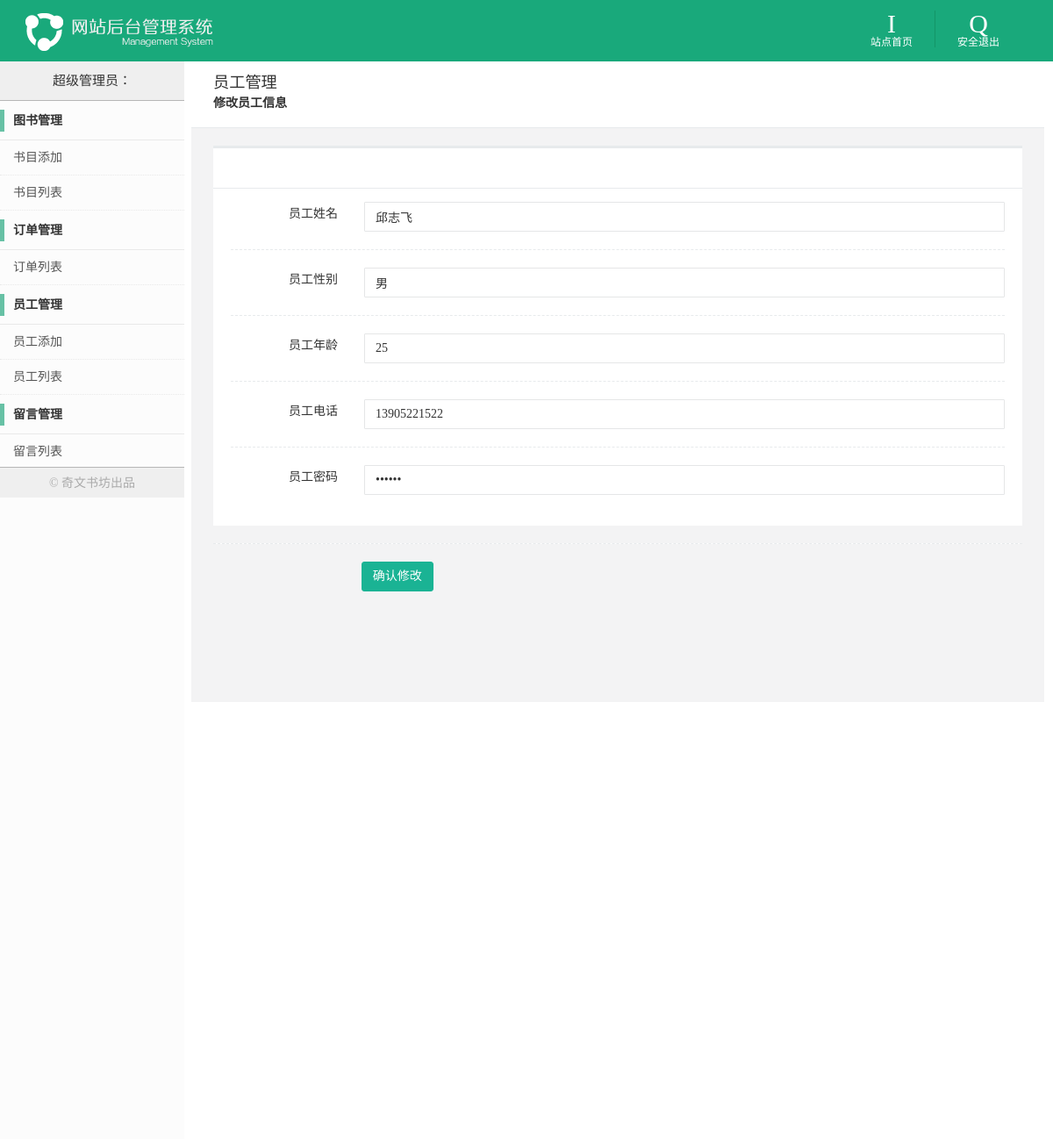
The page /后台管理/modstaff.php?id=100004 on the database its author committed.
### tables this page shows
CREATE TABLE `staff_info` (
  `staff_id` char(6) NOT NULL,
  `staff_name` varchar(20) DEFAULT NULL,
  `staff_sex` varchar(2) DEFAULT NULL,
  `staff_age` tinyint(4) DEFAULT NULL,
  `staff_tel` char(11) DEFAULT NULL,
  `staff_password` varchar(14) DEFAULT NULL,
  `staff_store` char(6) DEFAULT NULL,
  PRIMARY KEY (`staff_id`)
);

### 后台管理/modstaff.php (the view, shortened to what this page needs)
<!DOCTYPE html>
<html>
<head>
    <link rel="stylesheet" type="text/css" href="css/style.css">
    <link rel="stylesheet" type="text/css" href="css/plugins/toastr/toastr.min.css">
    <link rel="stylesheet" type="text/css" href="css/plugins/toastr/toastr.min.css">
    <link rel="stylesheet" type="text/css" href="css/plugins/sweetalert/sweetalert.css">
    <link rel="stylesheet" type="text/css" href="css/index.css">
    <link rel="stylesheet" type="text/css" href="css/bootstrap.min.css">
    <link rel="stylesheet" type="text/css" href="css/font-awesome.css">
    <link rel="stylesheet" type="text/css" href="css/animate.css">
    <link rel="stylesheet" type="text/css" href="css/newstyle2.css">
    <link rel="stylesheet" type="text/css" href="css/plugins/summernote/summernote.css">
    <link rel="stylesheet" type="text/css" href="css/plugins/summernote/summernote-bs3.css">
    <link rel="stylesheet" type="text/css" href="css/style.css">
</head>
<body>
<header>
    <h1><img src="images/admin_logo.png"/></h1>
    <ul class="rt_nav">
        <li><a href="admin_index.php" class="website_icon">站点首页</a></li>
        <li><a href="admin_logout.php" class="quit_icon">安全退出</a></li>
    </ul>
</header>
<aside class="lt_aside_nav content mCustomScrollbar">
    <h2>
        <?php
        echo'超级管理员：'.$_SESSION['staff_name'];
        ?>
    </h2>
    <ul>
        <li>
            <dl>
                <dt>图书管理</dt>
                <dd><a href="addproduct.php">书目添加</a></dd>
                <dd><a href="product_list.php">书目列表</a></dd>
            </dl>
        </li>
        <li>
            <dl>
                <dt>订单管理</dt>
                <dd><a href="order_list.php" >订单列表</a></dd>
            </dl>
        </li>
        <li>
            <dl>
                <dt>员工管理</dt>
                <dd><a href="addstaff.php">员工添加</a></dd>
                <dd><a href="staff_list.php" >员工列表</a></dd>
            </dl>
        </li>
        <li>
            <dl>
                <dt>留言管理</dt>
                <dd><a href="admin_guestbook.php" >留言列表</a></dd>
            </dl>
        </li>
        <li>
            <p class="btm_infor">© 奇文书坊出品</p>
        </li>
    </ul>
</aside>
<section class="rt_wrap content mCustomScrollbar">
    <div id="wrapper">
        <div id="page-wrapper" class="gray-bg dashbard-1">
            <div class="row wrapper border-bottom white-bg page-heading">
                <div class="col-lg-9">
                    <h1>员工管理</h1>
                    <ol class="breadcrumb">
                        <li class="active">
                            <strong>修改员工信息</strong>
                        </li>
                    </ol>
                </div>
            </div>
            <div class="wrapper wrapper-content animated fadeInRight">
                <div class="row">
                    <div class="col-lg-12">
                        <div class="ibox float-e-margins">
                            <div class="ibox-title">
                                <div class="ibox-tools">
                                    <a class="collapse-link">
                                        <i class="fa fa-chevron-up"></i>
                                    </a>
                                </div>
                            </div>
                            <div class="ibox-content">
                                <form action="staff_operate.php?id=<?=$_GET['id']?>" method="post" id="addproduct_form" class="form-horizontal">
								<?php
								$servername = "localhost";
								$username = "root";
								$password = "";
								$dbname = "bookstore";
								$conn = new mysqli($servername, $username, $password, $dbname);
								mysqli_query($conn, "set names 'UTF8'");
								$staff_id=$_GET['id'];
								$sql="SELECT * from staff_info where staff_id='$staff_id'";
								$r=mysqli_query($conn,$sql);
								$row=mysqli_fetch_array($r);
								?>
                                    <div class="form-group">
                                        <text class="col-sm-2 control-label">员工姓名</text>
                                        <div class="col-sm-10">
                                            <input type="text" class="form-control" name="staffname" required="" value=<?php echo $row["staff_name"];?> id="bookname" placeholder="请输入员工姓名">
                                        </div>
                                    </div>
                                    <div class="hr-line-dashed"></div>
                                    <div class="form-group">
                                        <text class="col-sm-2 control-label">员工性别</text>
                                        <div class="col-sm-10">
                                            <input type="text" class="form-control" name="staffsex"  id="bookid" required="" value=<?php echo $row["staff_sex"];?> placeholder="请输入员工性别">
                                        </div>
                                    </div>
                                    <div class="hr-line-dashed"></div>
                                    <div class="form-group">
                                        <text class="col-sm-2 control-label">员工年龄</text>
                                        <div class="col-sm-10">
                                            <input type="text" class="form-control" name="staffage"  id="authorname" required="" value=<?php echo $row["staff_age"];?> placeholder="请输入员工年龄">
                                        </div>
                                    </div>
                                    <div class="hr-line-dashed"></div>
                                    <div class="form-group">
                                        <text class="col-sm-2 control-label">员工电话</text>
                                        <div class="col-sm-10">
                                            <input type="text" class="form-control" name="stafftel"  id="authorid" required="" value=<?php echo $row["staff_tel"];?> placeholder="请输入员工电话">
                                        </div>
                                    </div>
                                    <div class="hr-line-dashed"></div>
                                    <div class="form-group">
                                        <text class="col-sm-2 control-label">员工密码</text>
                                        <div class="col-sm-10">
                                            <input type="password" class="form-control" name="staffpassword" id="authorid" required="" value=<?php echo $row["staff_password"];?> placeholder="请输入员工密码">
                                        </div>
                                    </div>
                            </div>
                            <div class="hr-line-dashed"></div>
                            <div class="form-group">
                                <div class="col-sm-4 col-sm-offset-2">
                                    <button class="btn btn-primary new-pro" type="submit" id="addbook_button" >确认修改</button>
                                </div>
                            </div>
                        </div>
                    </div>
                </div>
            </div>
        </div>
    </div>
</section>
</body>
</html>

### CSS/style.css (style rules this page uses)
html { overflow-y:hidden; }
body { margin:0;height:100%; }
button,input,optgroup,select,textarea { color:inherit;font:inherit;margin:0 }
button,html input[type=button],input[type=reset],input[type=submit] { -webkit-appearance:button;cursor:pointer }
input,select,button { outline:none; }
img { vertical-align:middle;border:0 }
html { font-size:50px;-webkit-tap-highlight-color:transparent;height:100%;min-width:320px;overflow-x:hidden }
body { font-family:"Microsoft YaHei";font-size:.28em;line-height:1;color:#333;background-color:white; }
.h1,.h2,.h3,.h4,.h5,.h6,h1,h2,h3,h4,h5,h6 { font-weight:500;line-height:1.1 }
.h1,.h2,.h3,h1,h2,h3 { margin-top:.28rem;margin-bottom:.14rem }
.h1,h1 { font-size:.364rem }
.h2,h2 { font-size:.2996rem }
button,input,select,textarea { font-family:inherit;font-size:inherit;line-height:inherit }
a { color:#06c1ae;text-decoration:none;outline:0 }
ul { margin:0;padding:0;list-style-type:none }
h6,p { line-height:1.41;text-align:justify;margin:-.2em 0;word-break:break-all }
header { background:#19a97b;overflow:hidden; }
header h1 { margin:0;float:left;margin-left:1%; }
header h1 img { width:auto;max-width:300px;height:70px; }
header .rt_nav { float:right;overflow:hidden;margin-right:3%;margin-top:12px; }
header .rt_nav li { float:left;padding:0 25px;text-align:center;border-right:1px #139667 solid; }
header .rt_nav li:last-child { border:none; }
header .rt_nav li a { color:white;font-size:12px;text-shadow:0 0 1px #20af83;display:block; }
header .rt_nav li a:before { font-family:'adminthemesregular';color:white;font-size:30px;display:block; }
header .rt_nav li .website_icon:before { content:"I"; }
header .rt_nav li .quit_icon:before { content:"Q"; }
.lt_aside_nav { width:210px;height:100%;position:absolute;top:70px;left:0;background:#fcfcfc; }
.lt_aside_nav h2 { text-align:center;border-bottom:1px #b6b6b6 solid;margin:0;height:45px;line-height:45px;background:#efefef; }
.lt_aside_nav ul { margin-bottom:75px; }
.lt_aside_nav dl { margin:0; }
.lt_aside_nav dl dt { font-weight:bold;height:45px;line-height:45px;border-bottom:1px #e9e9e9 solid;padding:0 15px;position:relative; }
.lt_aside_nav dl dt:before { position:absolute;width:5px;height:25px;background:#67c1a5;content:"";top:10px;left:0; }
.lt_aside_nav dl dd { margin:0;height:40px;line-height:40px;border-bottom:1px #e9e9e9 dotted; }
.lt_aside_nav dl dd a { display:block;color:#555555;padding:0 15px; }
.lt_aside_nav .btm_infor { height:35px;line-height:35px;width:100%;background:#efefef;border-top:1px #b6b6b6 solid;text-align:center;color:#aaa; }
.rt_wrap { margin-left:218px;margin-right:10px;height:100%;position:relative; }

### CSS/index.css (style rules this page uses)
li { list-style: none; }

### rows shown on the page
staff_info: staffname "邱志飞", staffsex "男", staffage "25", stafftel "13905221522"
